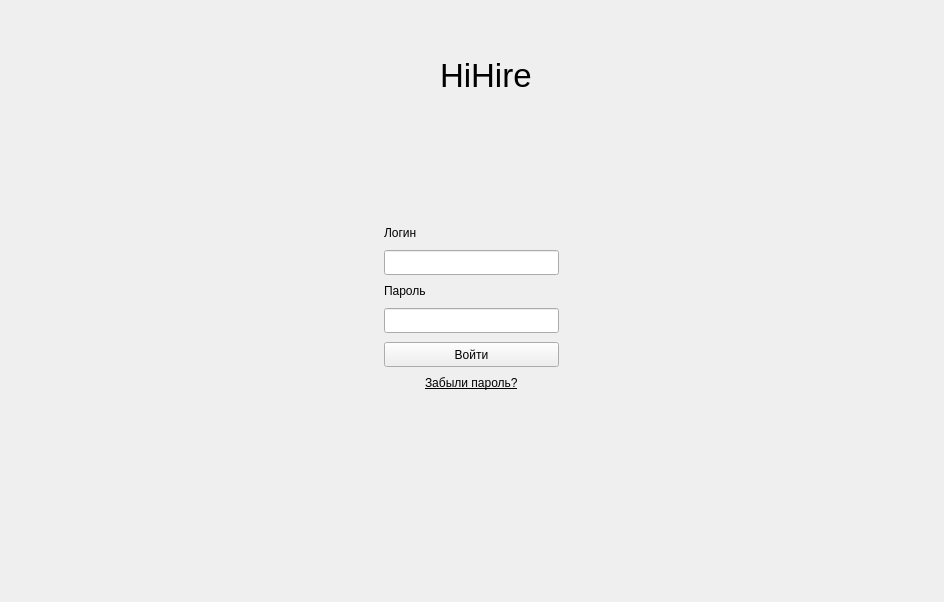
<?xml version='1.0' encoding='utf-8'?>
<ui version="4.0">
 <class>AuthWindow</class>
 <widget class="QMainWindow" name="AuthWindow">
  <property name="geometry">
   <rect>
    <x>0</x>
    <y>0</y>
    <width>944</width>
    <height>602</height>
   </rect>
  </property>
  <property name="windowTitle">
   <string>Authorization</string>
  </property>
  <widget class="QWidget" name="centralwidget">
   <widget class="QWidget" name="widget" native="true">
    <property name="geometry">
     <rect>
      <x>830</x>
      <y>10</y>
      <width>100</width>
      <height>44</height>
     </rect>
    </property>
    <property name="minimumSize">
     <size>
      <width>100</width>
      <height>0</height>
     </size>
    </property>
    <layout class="QHBoxLayout" name="horizontalLayout">
     <property name="spacing">
      <number>15</number>
     </property>
     <property name="leftMargin">
      <number>0</number>
     </property>
     <property name="topMargin">
      <number>0</number>
     </property>
     <property name="rightMargin">
      <number>7</number>
     </property>
     <property name="bottomMargin">
      <number>0</number>
     </property>
     <item>
      <widget class="QPushButton" name="wrapBtn">
       <property name="text">
        <string />
       </property>
       <property name="icon">
        <iconset resource="../Qss/icons/_icons.qrc">
         <normaloff>:/feather/icons/feather/window_minimize.png</normaloff>:/feather/icons/feather/window_minimize.png</iconset>
       </property>
       <property name="flat">
        <bool>true</bool>
       </property>
      </widget>
     </item>
     <item>
      <widget class="QPushButton" name="closeBtn">
       <property name="text">
        <string />
       </property>
       <property name="icon">
        <iconset resource="../Qss/icons/_icons.qrc">
         <normaloff>:/feather/icons/feather/x.png</normaloff>:/feather/icons/feather/x.png</iconset>
       </property>
       <property name="flat">
        <bool>true</bool>
       </property>
      </widget>
     </item>
    </layout>
   </widget>
   <widget class="QWidget" name="header" native="true">
    <property name="geometry">
     <rect>
      <x>394</x>
      <y>44</y>
      <width>156</width>
      <height>62</height>
     </rect>
    </property>
    <property name="minimumSize">
     <size>
      <width>0</width>
      <height>30</height>
     </size>
    </property>
    <layout class="QHBoxLayout" name="horizontalLayout_2">
     <item>
      <widget class="QLabel" name="label">
       <property name="sizePolicy">
        <sizepolicy hsizetype="Fixed" vsizetype="Fixed">
         <horstretch>0</horstretch>
         <verstretch>0</verstretch>
        </sizepolicy>
       </property>
       <property name="maximumSize">
        <size>
         <width>40</width>
         <height>40</height>
        </size>
       </property>
       <property name="text">
        <string />
       </property>
       <property name="pixmap">
        <pixmap>../Qss/icons/logo.png</pixmap>
       </property>
       <property name="scaledContents">
        <bool>true</bool>
       </property>
      </widget>
     </item>
     <item>
      <widget class="QLabel" name="label_4">
       <property name="minimumSize">
        <size>
         <width>100</width>
         <height>0</height>
        </size>
       </property>
       <property name="font">
        <font>
         <pointsize>25</pointsize>
        </font>
       </property>
       <property name="text">
        <string>HiHire</string>
       </property>
      </widget>
     </item>
    </layout>
   </widget>
   <widget class="QWidget" name="widget_2" native="true">
    <property name="geometry">
     <rect>
      <x>384</x>
      <y>106</y>
      <width>175</width>
      <height>284</height>
     </rect>
    </property>
    <property name="sizePolicy">
     <sizepolicy hsizetype="Fixed" vsizetype="Fixed">
      <horstretch>0</horstretch>
      <verstretch>1</verstretch>
     </sizepolicy>
    </property>
    <property name="minimumSize">
     <size>
      <width>175</width>
      <height>0</height>
     </size>
    </property>
    <property name="focusPolicy">
     <enum>Qt::NoFocus</enum>
    </property>
    <layout class="QVBoxLayout" name="verticalLayout_2">
     <property name="spacing">
      <number>10</number>
     </property>
     <property name="leftMargin">
      <number>0</number>
     </property>
     <property name="topMargin">
      <number>120</number>
     </property>
     <property name="rightMargin">
      <number>0</number>
     </property>
     <property name="bottomMargin">
      <number>0</number>
     </property>
     <item alignment="Qt::AlignTop">
      <widget class="QLabel" name="label_2">
       <property name="text">
        <string>Логин</string>
       </property>
      </widget>
     </item>
     <item alignment="Qt::AlignTop">
      <widget class="QLineEdit" name="loginLineEdit">
       <property name="minimumSize">
        <size>
         <width>0</width>
         <height>25</height>
        </size>
       </property>
      </widget>
     </item>
     <item alignment="Qt::AlignTop">
      <widget class="QLabel" name="label_3">
       <property name="text">
        <string>Пароль</string>
       </property>
      </widget>
     </item>
     <item alignment="Qt::AlignTop">
      <widget class="QLineEdit" name="passwordLineEdit">
       <property name="minimumSize">
        <size>
         <width>0</width>
         <height>25</height>
        </size>
       </property>
      </widget>
     </item>
     <item alignment="Qt::AlignTop">
      <widget class="QPushButton" name="loginBtn">
       <property name="minimumSize">
        <size>
         <width>0</width>
         <height>25</height>
        </size>
       </property>
       <property name="text">
        <string>Войти</string>
       </property>
      </widget>
     </item>
     <item alignment="Qt::AlignHCenter|Qt::AlignVCenter">
      <widget class="QLabel" name="passwordRecoverLbl">
       <property name="font">
        <font>
         <underline>true</underline>
        </font>
       </property>
       <property name="text">
        <string>Забыли пароль?</string>
       </property>
      </widget>
     </item>
    </layout>
    <zorder>passwordRecoverLbl</zorder>
    <zorder>loginLineEdit</zorder>
    <zorder>passwordLineEdit</zorder>
    <zorder>loginBtn</zorder>
    <zorder>label_2</zorder>
    <zorder>label_3</zorder>
   </widget>
  </widget>
 </widget>
 <connections />
<customwidgets><customwidget><class>QPushButton</class><extends>QPushButton</extends><header location="global">Custom_Widgets.Theme.h</header><container>1</container></customwidget><customwidget><class>QLabel</class><extends>QLabel</extends><header location="global">Custom_Widgets.Theme.h</header><container>1</container></customwidget></customwidgets></ui>
